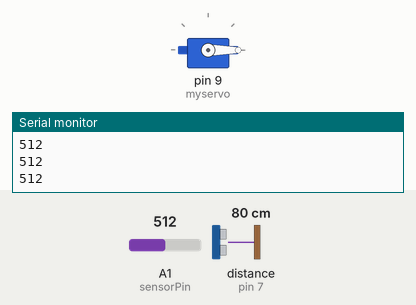
This sketch was run on a simulated Arduino Uno, built with avr-gcc and run on an emulated ATmega328P. Shown: servo, the last lines printed to the serial monitor. Inputs (shaded band) come from the test bench; at power-on: A1 (sensorPin) = 512, distance to the obstacle (sensor on pin 7) 80 cm. The echo pulse lasts 58.3 µs per cm; the modem accepts every AT command (registered, SIM ready, sends succeed) and sends nothing else.

Above: at 5.2 s.
5.3 s: A1 (sensorPin) set to 84
6.8 s: A1 (sensorPin) set to 72
At 10.33 s:
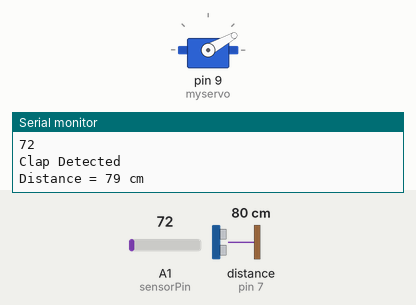
At 12.6 s:
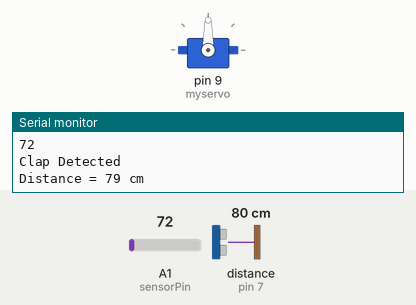
Timing chart, 0 to 14.1 s (numbered marks = the images above; inputs shaded):
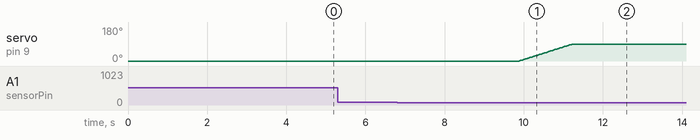

The sketch:

code.ino
```cpp
#include <SoftwareSerial.h> //Software Serial library
#include <Servo.h>
Servo myservo;
SoftwareSerial espSerial(2, 3);   //Pin 2 and 3 act as RX and TX. Connect them to TX and RX of ESP8266
#define DEBUG true
String mySSID = "@@@@@@@@@";       // WiFi SSID
String myPWD = "12345678"; // WiFi Password
String myAPI = "@@@@@@@@@@";   // API Key
String myHOST = "api.thingspeak.com";
String myPORT = "80";
String myFIELD = "field1";
int sendVal =0;
int sensorPin = A1;
#define trigPin 6
#define echoPin 7
long duration;
int distance;
int pos=0;
void setup()
{
  pinMode(sensorPin, INPUT);
  pinMode(trigPin, OUTPUT);
  pinMode(echoPin, INPUT);
  myservo.attach(9);  // attaches the servo on pin 9 to the servo object
  myservo.write(0);
  Serial.begin(9600);
  espSerial.begin(115200);
  espData("AT+RST", 1000, DEBUG);                      //Reset the ESP8266 module
  espData("AT+CWMODE=1", 1000, DEBUG);                 //Set the ESP mode as station mode
  espData("AT+CWJAP=\""+ mySSID +"\",\""+ myPWD +"\"", 1000, DEBUG);   //Connect to WiFi network
  delay(1000);

}

  void loop()
  {
   int sensorData=0;
   int open=0;
    while(1){
      delay(100);
      sensorData = analogRead(sensorPin);
      Serial.println(sensorData);
      if(sensorData>27 && sensorData<80){
        Serial.println(sensorData);
        open=1;
        break;
      }
      }
    Serial.println(sensorData);
    Serial.println("Clap Detected");
    delay(3000);

  // Trigger the sensor by setting the trigPin high for 10 microseconds:
  digitalWrite(trigPin, LOW);
  delayMicroseconds(5);
  if(open==1){
  digitalWrite(trigPin, HIGH);
  delayMicroseconds(10);
  digitalWrite(trigPin, LOW);
  // Read the echoPin, pulseIn() returns the duration (length of the pulse) in microseconds:
  duration = pulseIn(echoPin, HIGH);
  // Calculate the distance:
  distance = duration * 0.034 / 2;
  // Print the distance on the Serial Monitor (Ctrl+Shift+M):
  Serial.print("Distance = ");
  Serial.print(distance);
  Serial.println(" cm");
  delay(50);
  if(distance<=5){
    sendVal = distance;
    String sendData = "GET /update?api_key="+ myAPI +"&"+ myFIELD +"="+String(sendVal);
    espData("AT+CIPMUX=1", 1000, DEBUG);       //Allow multiple connections
    espData("AT+CIPSTART=0,\"TCP\",\""+ myHOST +"\","+ myPORT, 1000, DEBUG);
    espData("AT+CIPSEND=0," +String(sendData.length()+4),1000,DEBUG);
    espSerial.println(sendData);
    Serial.print("Value to be sent: ");
    Serial.println(sendVal);

    espData("AT+CIPCLOSE=0",1000,DEBUG);
    delay(10000);
  }
  else{
    for (pos = 0; pos <= 90; pos += 1) { // goes from 0 degrees to 90 degrees
    // in steps of 1 degree
    myservo.write(pos);              // tell servo to go to position in variable 'pos'
    delay(15);                       // waits 15ms for the servo to reach the position
  }
  delay(10000);
  for (pos = 90; pos >= 0; pos -= 1) { // goes from 90 degrees to 0 degrees
    myservo.write(pos);              // tell servo to go to position in variable 'pos'
    delay(15);                       // waits 15ms for the servo to reach the position
  }
  }
  }
  }

  String espData(String command, const int timeout, boolean debug)
{

  String response = "";
  espSerial.println(command);
  long int time = millis();
  while ( (time + timeout) > millis())
  {
    while (espSerial.available())
    {
      char c = espSerial.read();
      response += c;
    }
  }
  return response;
}
```

Measured:
- the behaviour switches between 80 and 79 on A1 (sensorPin) (found by bisection; images 0 and 1)
- after the input at 6.8 s, servo on pin 9 (myservo): moves from 0° to 90° over 1.4 s, starting after 3.1 s
